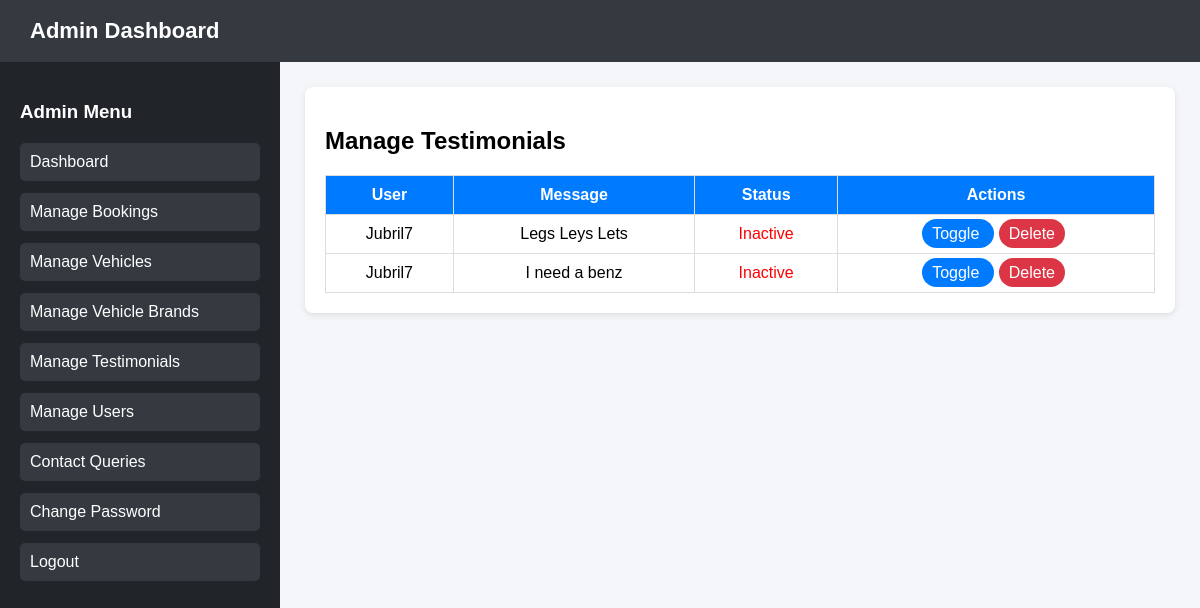
The page /dashboard/manage-testimonials/ (signed in) on the database as committed earlier.
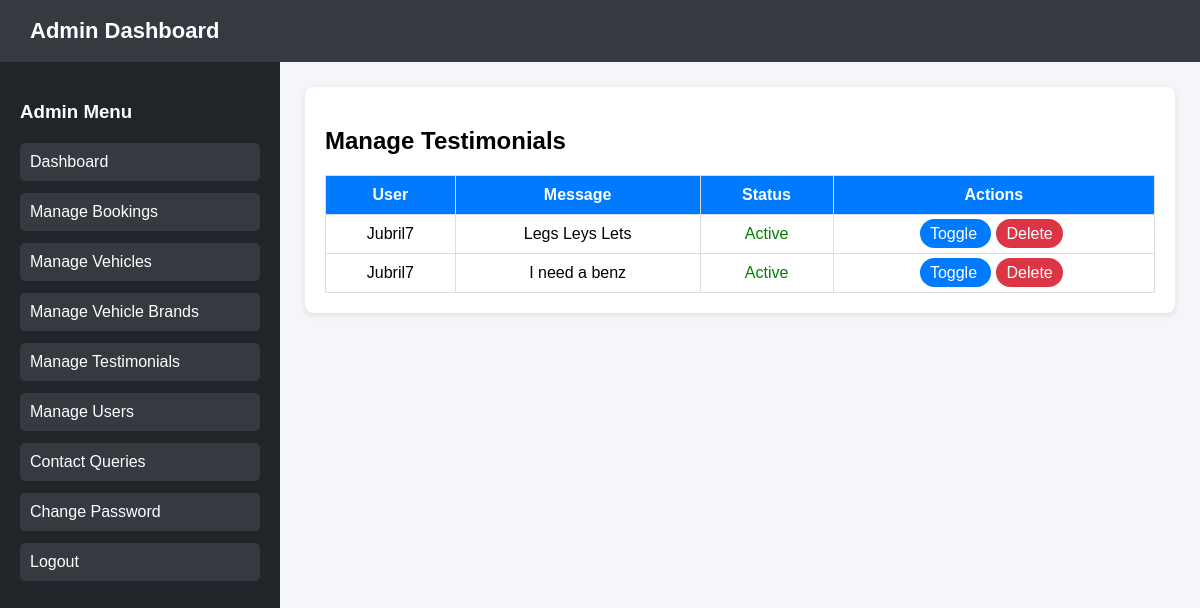
The same page on the database as committed later.
### core/models.py (models this page shows)
class Testimonial(models.Model):
    user = models.ForeignKey(User, on_delete=models.CASCADE)
    message = models.TextField()
    active = models.BooleanField(default=False)
    created_at = models.DateTimeField(auto_now_add=True)

class User(AbstractUser):
    phone = models.CharField(max_length=15, blank=True, null=True)

### core/views.py (the view)
# urls.py: path('dashboard/manage-testimonials/', views.admin_manage_testimonials, name='admin_manage_testimonials'),
@admin_required
def admin_manage_testimonials(request):
    testimonials = Testimonial.objects.select_related('user').order_by('-created_at')
    return render(request, 'admin_manage_testimonials.html', {
        'testimonials': testimonials
    })

### core/views.py (called while the page is built)
def admin_required(view_func):
    return user_passes_test(lambda u: u.is_staff, login_url='login')(view_func)

### core/templates/admin_manage_testimonials.html (shortened to what this page needs)
{% load static %}
<!DOCTYPE html>
<html lang="en">
<head>
    <link rel="stylesheet" href="{% static 'core/style.css' %}">
</head>
<body>
<header>Admin Dashboard</header>
<div class="container">
    <nav>
        <h3>Admin Menu</h3>
        <a href="{% url 'admin_dashboard' %}">Dashboard</a>
        <a href="{% url 'admin_manage_bookings' %}">Manage Bookings</a>
        <a href="{% url 'admin_manage_vehicles' %}">Manage Vehicles</a>
        <a href="{% url 'admin_manage_brands' %}">Manage Vehicle Brands</a>
        <a href="{% url 'admin_manage_testimonials' %}">Manage Testimonials</a>
        <a href="{% url 'admin_manage_users' %}">Manage Users</a>
        <a href="{% url 'admin_queries' %}">Contact Queries</a>
        <a href="{% url 'admin_change_password' %}">Change Password</a>
        <a href="{% url 'logout' %}">Logout</a>
    </nav>
    <main>
        <div class="section">
            <h2>Manage Testimonials</h2>
        <table>
            <tr>
                <th>User</th>
                <th>Message</th>
                <th>Status</th>
                <th>Actions</th>
            </tr>
            {% for t in testimonials %}
            <tr>
                <td>{{ t.user.username }}</td>
                <td>{{ t.message }}</td>
                <td>
                    {% if t.active %}
                        <span style="color:green;">Active</span>
                    {% else %}
                        <span style="color:red;">Inactive</span>
                    {% endif %}
                </td>
                <td>
                    <a href="{% url 'toggle_testimonial' t.id %}"
                    style="padding:6px 10px; background:#007bff; color:white; border-radius:20px; text-decoration: none; margin-right: 5px;">
                        Toggle
                    </a>
                    <a href="{% url 'delete_testimonial' t.id %}"
                    onclick="return confirm('Delete this testimonial?')"
                    style="padding:6px 10px; background:#dc3545; color:white; border-radius:20px; text-decoration: none; margin-right: 5px;">
                        Delete
                    </a>
                </td>
            </tr>
            {% empty %}
            <tr>
                <td colspan="4">No testimonials found.</td>
            </tr>
            {% endfor %}
        </table>
        </div>
    </main>
</div>
</body>
</html>

Rows that differ between the two databases and show on the page:
changed Testimonial "Legs Leys Lets": active "Inactive" → "Active"
changed Testimonial "I need a benz": active "Inactive" → "Active"
